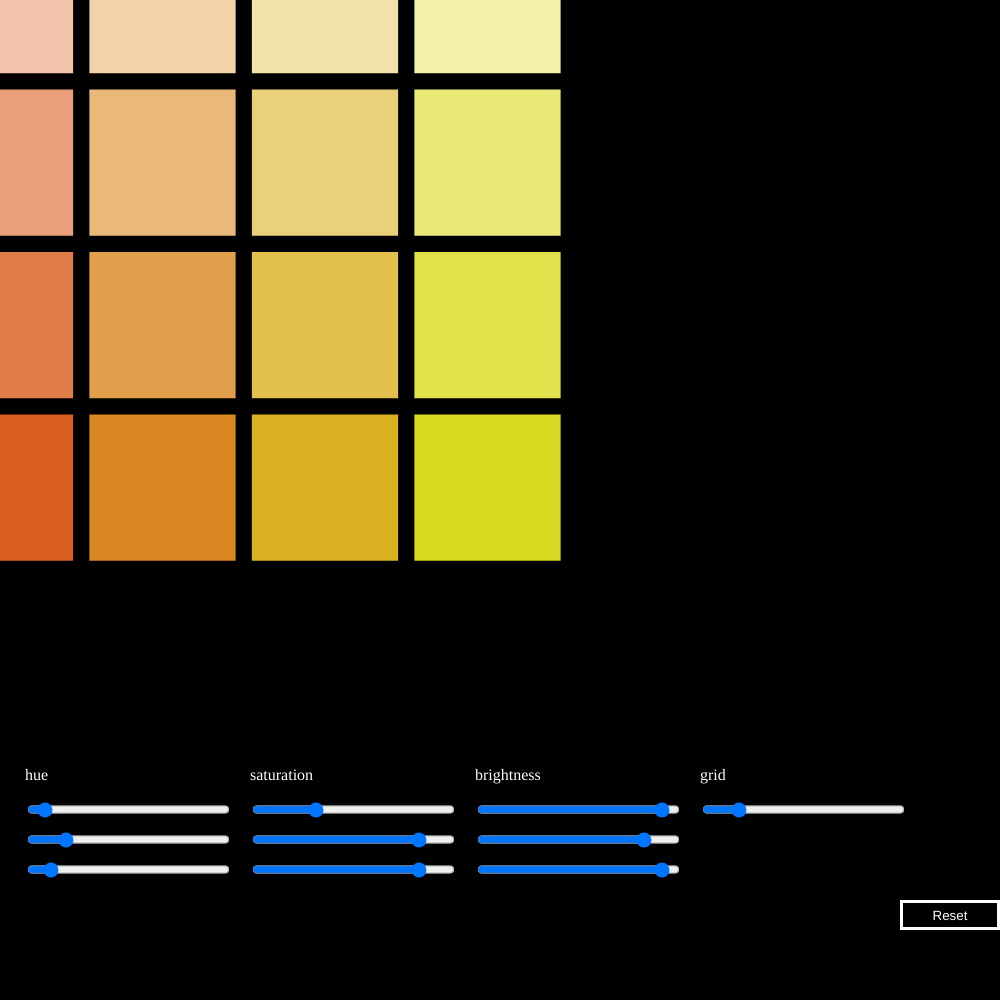
Frame 1 (no input)
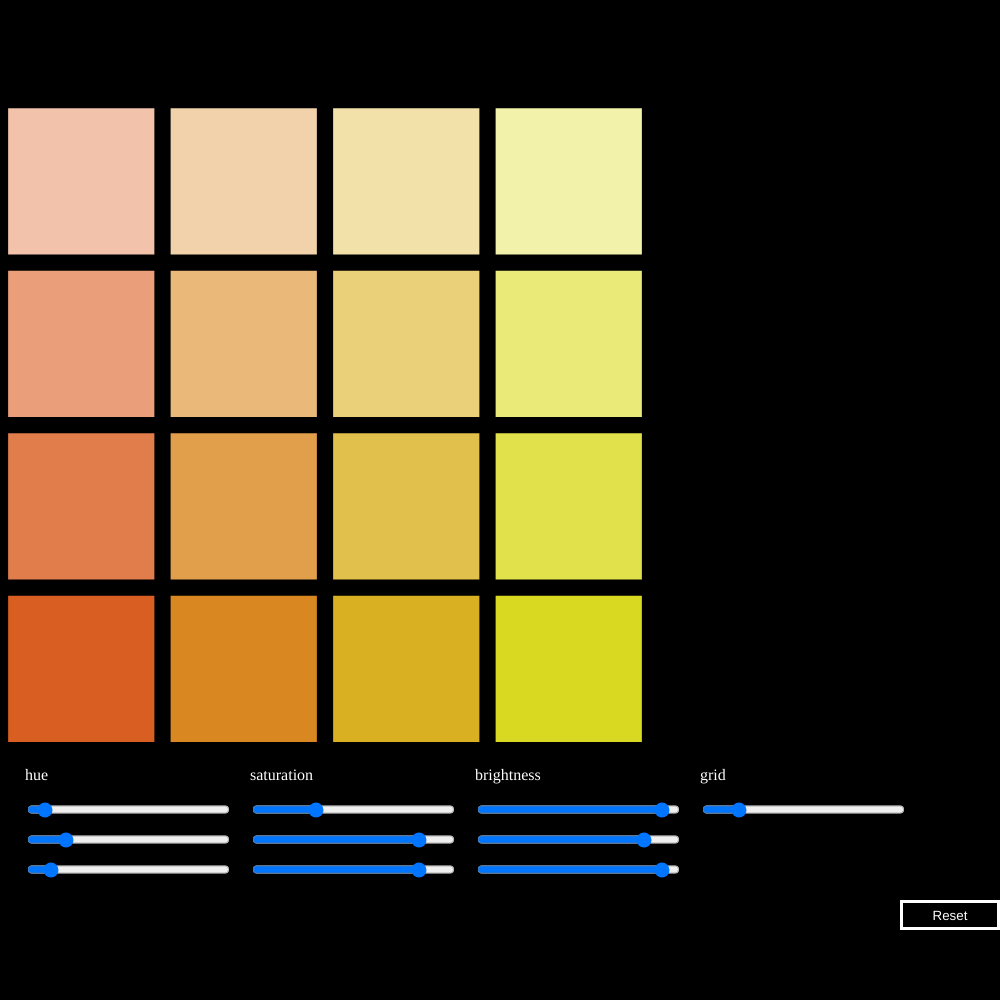
Frame 60 (no input)
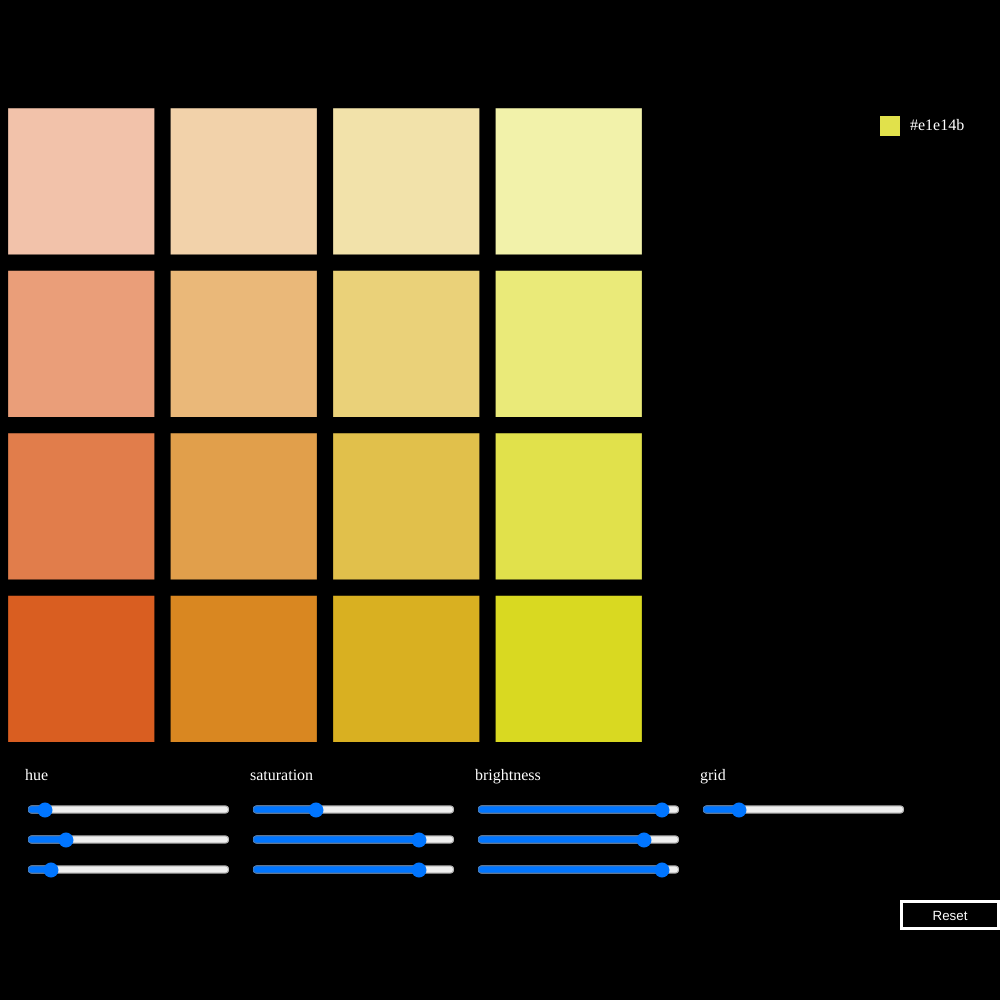
Frame 120 (the mouse pressed at the canvas centre since frame 60)

The p5.js sketch that drew these frames (run headless with seeded random() and noise() and a simulated clock; from frame 60 on, the mouse is pressed at the canvas centre):

// p5.js sketch
// ── sketch.js
var resolution;
var grid;
var blank;
const guiSize = 150;
var colorBox = [];
var colorInfo = [];
var hueVal, satVal, briVal;
var hue, saturation, brightness;
var maxWidth;
var resolutionW;


function setup() {
  if(windowWidth < windowHeight) {
    maxWidth = windowWidth;
    resolutionW = maxWidth-guiSize;
  } else {
    maxWidth = windowHeight;
    resolutionW = maxWidth*0.8-guiSize;
  }
  createCanvas(maxWidth, windowHeight);
  colorMode(HSB);
  rectMode(CENTER);
  createGUI();
  noStroke();
}

function draw() {
  background(0);
  translate(resolution/2, resolution/2 + height*0.1);
  grid = s_grid.value();
  resolution = (resolutionW)/grid;
  blank = resolution * 0.1;

  if(hueVal != s_hue.value()) {
    s_hue_max.value(s_hue.value());
    s_hue_min.value(s_hue.value());
  }
  if(satVal != s_sat.value()) {
    s_sat_max.value(s_sat.value());
    s_sat_min.value(s_sat.value());
  }
  if(briVal != s_bri.value()) {
    s_bri_max.value(s_bri.value());
    s_bri_min.value(s_bri.value());
  }

  hueVal = s_hue.value();
  satVal = s_sat.value();
  briVal = s_bri.value();

  for(var y=0; y<grid; y++) {
    for(var x=0; x<grid; x++) {
      hue = map(x, 0, grid-1, s_hue_min.value(), s_hue_max.value());
      saturation = map(y, 0, grid-1, s_sat_min.value(), s_sat_max.value());
      brigthness = map(y, 0, (grid-1),  s_bri_min.value(),  s_bri_max.value());
      fill(hue, saturation, brigthness, 255);
      rect(x*resolution, y*resolution, resolution-blank, resolution-blank);
    }
  }
}

function inBox(mx, my) {
  my = my-height*0.1;
  var hitBox = false;
  for(var y=0; y<grid; y++) {
    for(var x=0; x<grid; x++) {
      if(x*resolution+blank/2<mx && (x+1)*resolution-blank/2>mx &&
      y*resolution+blank/2<my && (y+1)*resolution-blank/2>my) {
        hitBox = true;
        break;
      }
    }
  }
  return hitBox;
}

function mousePressed() {
  if(inBox(mouseX, mouseY)) {
    var col = get(mouseX, mouseY);

    var r = parseInt(col[0]).toString(16);
    var g = parseInt(col[1]).toString(16);
    var b = parseInt(col[2]).toString(16);

    if(r.length == 1) r = "0"+r;
    if(g.length == 1) g = "0"+g;
    if(b.length == 1) b = "0"+b;


    var hex = "#"+r+g+b;
    var id = colorBox.length;

    colorBox.push(createP(' '))
    colorBox[id].parent("wrapper")
    colorBox[id].style("color","rgb(255,255,255)")
    colorBox[id].style("background",hex)
    colorBox[id].style("width",20+"px")
    colorBox[id].style("height",20+"px")


    colorInfo.push(createP(hex))
    colorInfo[id].parent("wrapper")
    colorInfo[id].style("color","rgb(255,255,255)")
    colorInfo[id].style("background","transparent")


    for(var i=0; i<id+1; i++) {
      colorBox[i].position(0, (id-i)*30)
      colorInfo[i].position(30, (id-i)*30)
    }
  }
}

function reset() {
  var len = colorBox.length;
  if(len > 0) {
    for(var i=0; i<len; i++) {
      colorBox[i].remove();
      colorInfo[i].remove();
    }
    colorBox.splice(0, len);

    colorInfo.splice(0, len);
    console.log(colorBox);
  }
}

function createGUI() {
  var scal = 0.9;
  var pY = windowHeight*scal - guiSize ;
  var sliderY1 = pY + 45;
  var sliderY2 = sliderY1 + 30;
  var sliderY3 = sliderY1 + 60;
  var stepX = (width/4)*scal;
  var sw = stepX*scal;
  var blankLeft = (width/4)*(1-scal);


  var colorInfoWrapper = createDiv("");
  colorInfoWrapper.id("wrapper");
  colorInfoWrapper.position(width-guiSize + 30, height*0.1);
  colorInfoWrapper.style("background", "#000");
  colorInfoWrapper.style("width", (guiSize-30)+"px");
  colorInfoWrapper.style("height", (height*0.8-guiSize)+"px");
  colorInfoWrapper.style("overflow-y", "auto");



  b_reset = createButton("Reset");
  b_reset.mousePressed(reset);
  b_reset.style("width", "100px");
  b_reset.style("height", "30px");
  b_reset.style("background", "#000");
  b_reset.style("color", "#fff");
  b_reset.style("border", "solid 3px #fff");
  b_reset.position(width-b_reset.width, (height*scal))

  s_hue = createSlider(0, 360, 30);
  s_hue.position(blankLeft, sliderY3)
  s_hue.size(sw,AUTO)

  s_hue_min = createSlider(0, 360, 20);
  s_hue_min.position(blankLeft, sliderY1)
  s_hue_min.size(sw,AUTO)

  s_hue_max = createSlider(0, 360, 60);
  s_hue_max.position(blankLeft, sliderY2)
  s_hue_max.size(sw,AUTO)

  l_hue = createP('hue ')
  l_hue.style("color","rgb(255,255,255)")
  l_hue.position(blankLeft, pY)

  s_sat = createSlider(0, 100, 85);
  s_sat.position(blankLeft + stepX, sliderY3)
  s_sat.size(sw,AUTO)

  s_sat_min = createSlider(0, 100, 30);
  s_sat_min.position(blankLeft + stepX, sliderY1)
  s_sat_min.size(sw,AUTO)

  s_sat_max = createSlider(0, 100, 85);
  s_sat_max.position(blankLeft + stepX, sliderY2)
  s_sat_max.size(sw,AUTO)

  l_sat = createP('saturation ')
  l_sat.style("color","rgb(255,255,255)")
  l_sat.position(blankLeft + stepX, pY)

  s_bri = createSlider(0, 100, 95);
  s_bri.position(blankLeft + stepX*2, sliderY3)
  s_bri.size(sw,AUTO)

  s_bri_min = createSlider(0, 100, 95);
  s_bri_min.position(blankLeft + stepX*2, sliderY1)
  s_bri_min.size(sw,AUTO)

  s_bri_max = createSlider(0, 100, 85);
  s_bri_max.position(blankLeft + stepX*2, sliderY2)
  s_bri_max.size(sw,AUTO)

  l_bri = createP('brightness ')
  l_bri.style("color","rgb(255,255,255)")
  l_bri.position(blankLeft + stepX*2, pY)

  s_grid = createSlider(1, 20, 4);
  s_grid.position(blankLeft + stepX*3, sliderY1)
  s_grid.size(sw,AUTO)
  l_grid = createP('grid ')
  l_grid.style("color","rgb(255,255,255)")
  l_grid.position(blankLeft + stepX*3, pY)

	if(windowWidth < 640) {
		allP = selectAll("p");
		for(var i=0; i<allP.length; i++) {
			allP[i].style("font-size", "12px");
          	allP[i].style("text-transform", "capitalize")
		}
	}

  hueVal = s_hue.value();
  satVal = s_sat.value();
  briVal = s_bri.value();
}
